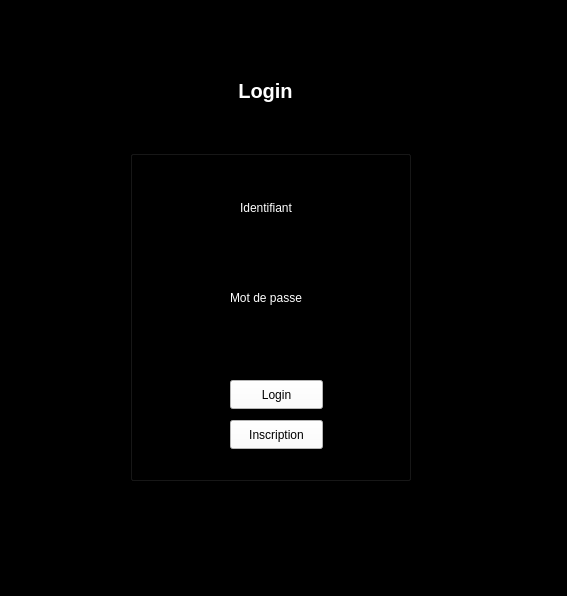
<?xml version="1.0" encoding="UTF-8"?>
<ui version="4.0">
 <class>MainWindow</class>
 <widget class="QMainWindow" name="MainWindow">
  <property name="geometry">
   <rect>
    <x>0</x>
    <y>0</y>
    <width>567</width>
    <height>596</height>
   </rect>
  </property>
  <property name="windowTitle">
   <string>Sagshoes</string>
  </property>
  <property name="styleSheet">
   <string notr="true">background-color: rgb(0, 0, 0);
color: rgb(255, 255, 255);</string>
  </property>
  <widget class="QWidget" name="centralwidget">
   <widget class="QGroupBox" name="groupBox">
    <property name="geometry">
     <rect>
      <x>130</x>
      <y>150</y>
      <width>281</width>
      <height>331</height>
     </rect>
    </property>
    <property name="title">
     <string/>
    </property>
    <widget class="QLabel" name="label_id">
     <property name="geometry">
      <rect>
       <x>110</x>
       <y>50</y>
       <width>81</width>
       <height>16</height>
      </rect>
     </property>
     <property name="text">
      <string>Identifiant</string>
     </property>
    </widget>
    <widget class="QLabel" name="label_mdp">
     <property name="geometry">
      <rect>
       <x>100</x>
       <y>140</y>
       <width>101</width>
       <height>16</height>
      </rect>
     </property>
     <property name="text">
      <string>Mot de passe</string>
     </property>
    </widget>
    <widget class="QLineEdit" name="lineEdit_id">
     <property name="geometry">
      <rect>
       <x>80</x>
       <y>90</y>
       <width>131</width>
       <height>21</height>
      </rect>
     </property>
    </widget>
    <widget class="QLineEdit" name="lineEdit_mdp">
     <property name="geometry">
      <rect>
       <x>80</x>
       <y>180</y>
       <width>131</width>
       <height>21</height>
      </rect>
     </property>
    </widget>
    <widget class="QPushButton" name="pushButton">
     <property name="geometry">
      <rect>
       <x>100</x>
       <y>230</y>
       <width>93</width>
       <height>29</height>
      </rect>
     </property>
     <property name="styleSheet">
      <string notr="true">background-color: rgb(255, 255, 255);
color: rgb(0, 0, 0);</string>
     </property>
     <property name="text">
      <string>Login</string>
     </property>
    </widget>
    <widget class="QPushButton" name="pushButton_2">
     <property name="geometry">
      <rect>
       <x>100</x>
       <y>270</y>
       <width>93</width>
       <height>29</height>
      </rect>
     </property>
     <property name="styleSheet">
      <string notr="true">background-color: rgb(255, 255, 255);
color: rgb(0, 0, 0);</string>
     </property>
     <property name="text">
      <string>Inscription</string>
     </property>
    </widget>
   </widget>
   <widget class="QLabel" name="label_login">
    <property name="geometry">
     <rect>
      <x>210</x>
      <y>70</y>
      <width>111</width>
      <height>41</height>
     </rect>
    </property>
    <property name="font">
     <font>
      <pointsize>15</pointsize>
      <bold>true</bold>
     </font>
    </property>
    <property name="text">
     <string>Login</string>
    </property>
    <property name="alignment">
     <set>Qt::AlignCenter</set>
    </property>
   </widget>
  </widget>
  <widget class="QMenuBar" name="menubar">
   <property name="geometry">
    <rect>
     <x>0</x>
     <y>0</y>
     <width>567</width>
     <height>26</height>
    </rect>
   </property>
  </widget>
  <widget class="QStatusBar" name="statusbar"/>
 </widget>
 <resources/>
 <connections/>
</ui>
